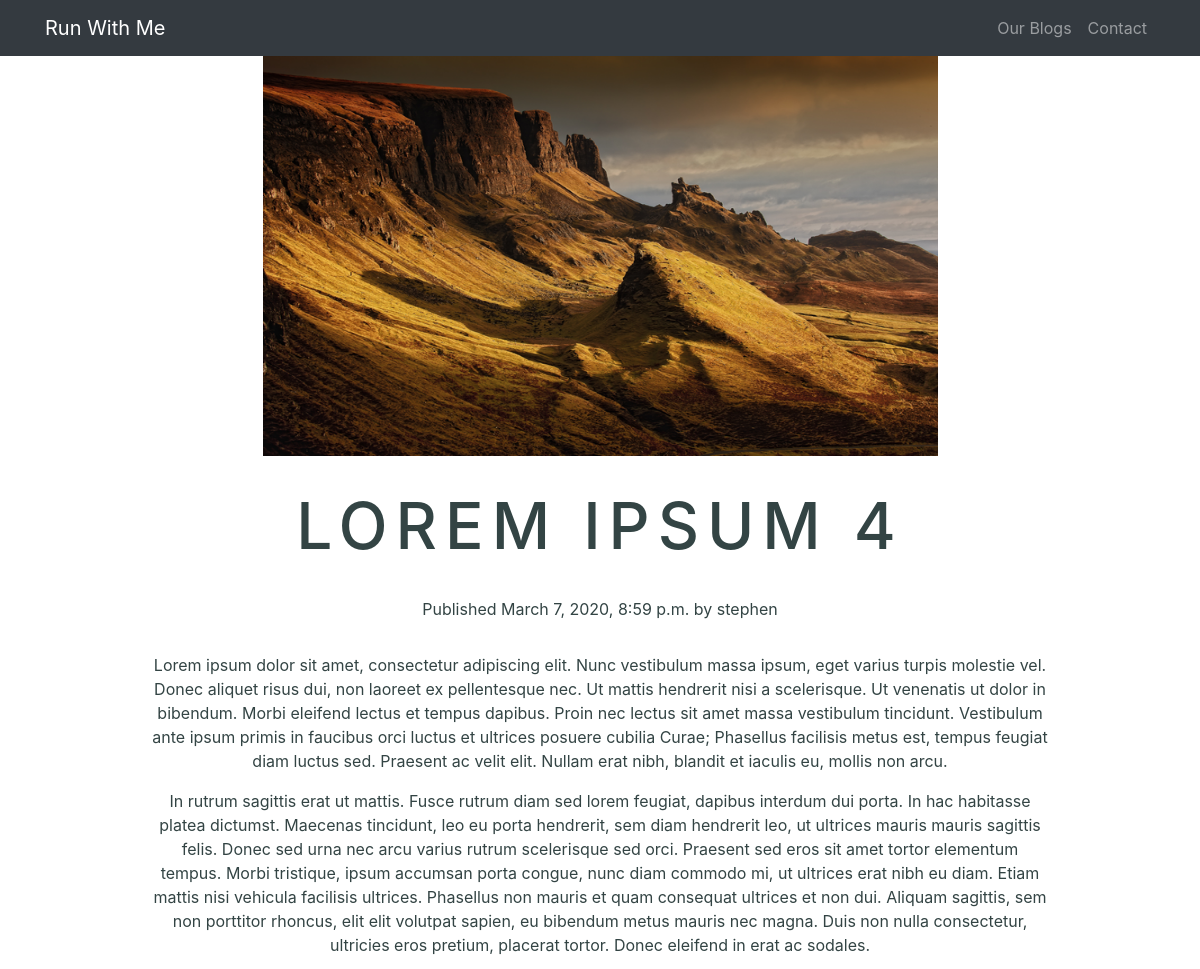
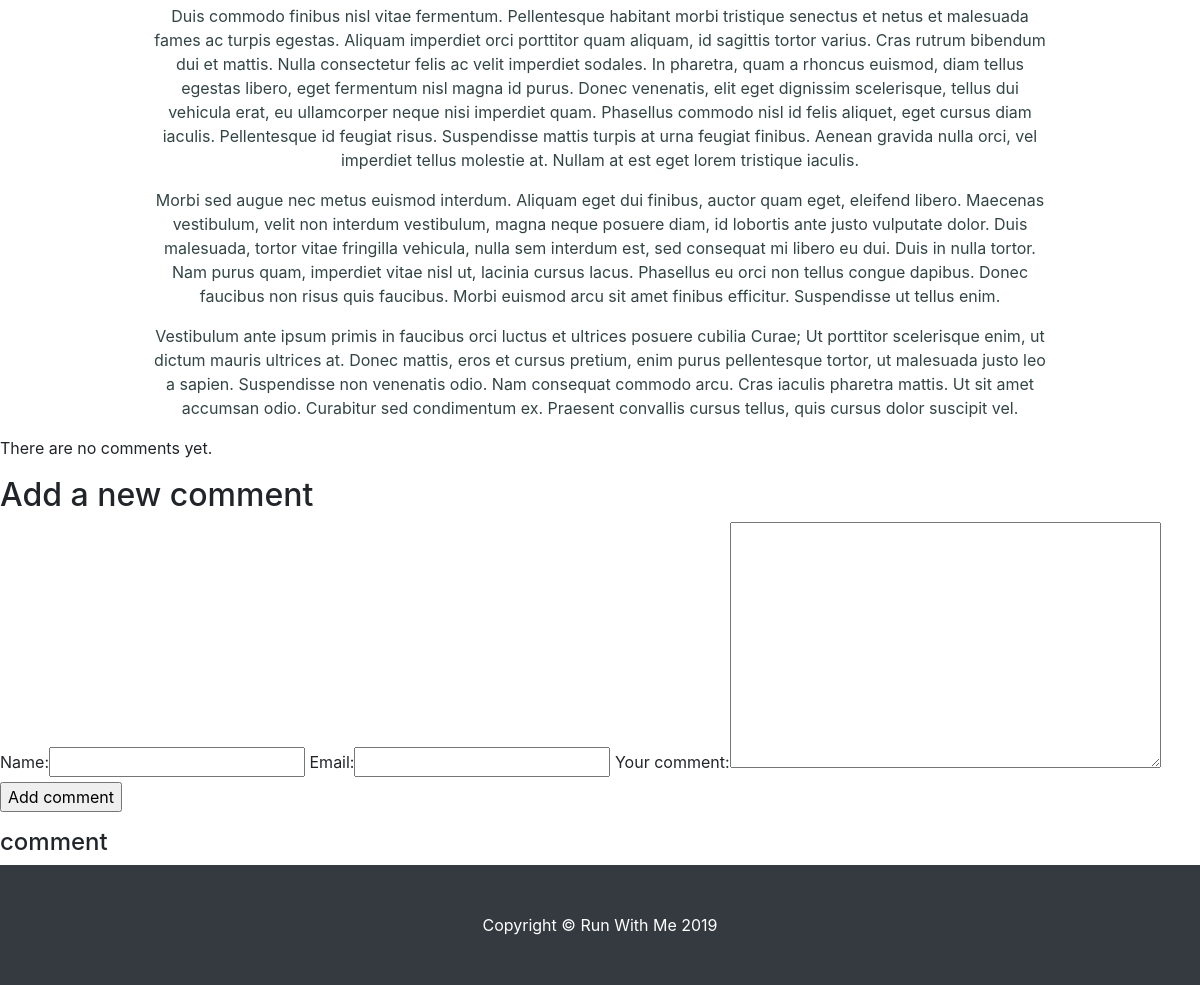
/post/lorem-ipsum-4/4/, run on the app's committed database (2 pictures, top to bottom).
### blog/models.py (models this page shows, shortened)
class Post(models.Model):
    STATUS_CHOICES = (
        ('draft', 'Draft'),
        ('published', 'Published'),
    )
    title = models.CharField(max_length=100, blank=True,null=True)
    slug = models.SlugField(blank=True, null=True,unique_for_date='publish')
    author = models.ForeignKey(Author, on_delete=models.CASCADE,related_name='blog_posts')
    categories = models.ManyToManyField(Category)
    featured = models.BooleanField(default=False)
    tags = TaggableManager()
    image_thumbnail = ProcessedImageField(upload_to='thumnail_headers/',processors=[ResizeToFill(400, 350)],format='PNG',options={'quality': 60})
    blog_header_image = ProcessedImageField(upload_to='blog_headers/',processors=[ResizeToFill(750, 500)],format= 'PNG',options={'quality': 60})
    alt = models.CharField(max_length=100, verbose_name='alternative text', blank=True,null=True)
    description = RichTextUploadingField(blank=True,null=True)
    comment_count = models.IntegerField(default=0)
    publish = models.DateTimeField(default=timezone.now)
    created = models.DateTimeField(auto_now_add=True)
    updated = models.DateTimeField(auto_now=True)
    status = models.CharField(max_length=10, choices=STATUS_CHOICES, default='draft')
    published = PublishedManager() # PUBLISHED POST MANAGER.
    class Meta:
        ordering = ('-publish',)

class Author(models.Model):
    user = models.OneToOneField(User, on_delete=models.CASCADE)
    profile_image =  ProcessedImageField(upload_to='author_profile/',processors=[ResizeToFill(50, 50)],format='PNG',options={'quality': 60})
    def __str__(self):
        return self.user.username

### blog/views.py (the view)
# urls.py: path('post/<slug>/<pk>/', PostDetailView.as_view(), name='post-detail'),
class PostDetailView(DetailView):
    model = Post
    template_name = 'blog/detail.html'
    context_object_name = 'post'
    def get_context_data(self, **kwargs):
        comment_form = CommentForm
        new_comment = None
        context = super().get_context_data(**kwargs)
        context['new_comment'] = new_comment
        context['comment_form'] = comment_form
        return context

### blog/models.py (called while the page is built)
    def get_queryset(self):
        return super(PublishedManager,self).get_queryset().filter(status='published')

### blog/templates/blog/detail.html (shortened to what this page needs)
{% extends 'layout/base.html' %}
{% load static %}
{% block content %}
<div class="post-card">
<img class="post-card__img" src="{{post.blog_header_image.url}}" alt="{{ post.title }}">
        <h1 class="post-card__title">{{ post.title }}</h1>
        <p class="post-card__date">
          Published {{ post.publish }} by {{ post.author }}
        </p>
        <div class="post-card_body">
        {{ post.description|safe }}
        </div>
</div>
    {% for comment in comments %}
        <div class="comment">
            <p class="info">
        Comment {{ forloop.counter }} by {{ comment.name }}
            {{ comment.created }}
            </p>
            {{ comment.body|safe }}
            </div>
            {% empty %}
            <p>There are no comments yet.</p>
    {% endfor %}
    {% if new_comment %}
        <h2>Your comment has been added.</h2>
    {% else %}
        <div class="comment_form">
        <h2>Add a new comment</h2>
        <form method="post">
        {{ comment_form }}
        <p><input type="submit" value="Add comment"></p>
        </form>
    {% endif %}
        </div>
    <div class="col-1-of-4">
    {% with comments.count as total_comments %}
        <h4>
        {{ total_comments }} comment{{ total_comments|pluralize }}
        </h4>
    {% endwith %}
{% endblock %}

### affiliate/static/css/modern-business.css (style rules this page uses)
body { padding-top: 56px; }
.post-card { display: flex; flex-direction: column; width: 75%; margin: 0 auto; }
.post-card__img { height: 50vh; width: 75%; margin: 0 auto; margin-bottom: 2rem; }
.post-card__title { font-size: 4rem; color: #344; text-align: center; text-transform: uppercase; letter-spacing: .5rem; margin-bottom: 2rem; }
.post-card__date { color: #344; text-align: center; margin-bottom: 2rem; }
.post-card_body { color: #344; text-align: center; }

### data on the page
Post: blog_header_image (picture), title "LOREM IPSUM 4", publish "March 7, 2020, 8:59 p.m.", author "stephen", description "Lorem ipsum dolor sit amet, consectetur adipiscing elit. Nunc vestibulum massa ipsum, eget varius turpis molestie vel. Donec aliquet risus dui, non laoreet ex pellentesque nec. Ut mattis hendrerit nisi a scelerisque. Ut venenatis ut dolor in bibendum. Morbi eleifend lectus et tempus dapibus. Proin nec lectus sit amet massa vestibulum tincidunt. Vestibulum ante ipsum primis in faucibus orci luctus et ultrices posuere cubilia Curae; Phasellus facilisis metus est, tempus feugiat diam luctus sed. Praesent ac velit elit. Nullam erat nibh, blandit et iaculis eu, mollis non arcu. In rutrum sagittis erat ut mattis. Fusce rutrum diam sed lorem feugiat, dapibus interdum dui porta. In hac habitasse…"
